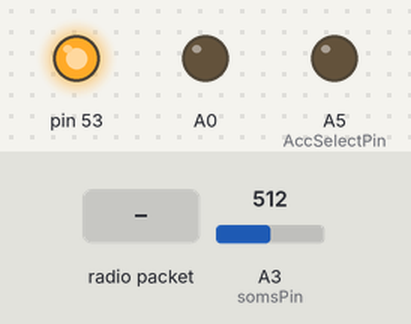
Bench run of a sketch on a simulated Arduino Mega 2560, built with avr-gcc and run on an emulated ATmega2560. Parts: output pins drawn as LEDs (lit = HIGH). The test bench sets the inputs (shaded band); at power-on: A3 (somsPin) = 512. No radio packets arrive unless stated; what the sketch prints to the serial monitor is not drawn.

Above: at 0.1 s.
At 1.4 s:
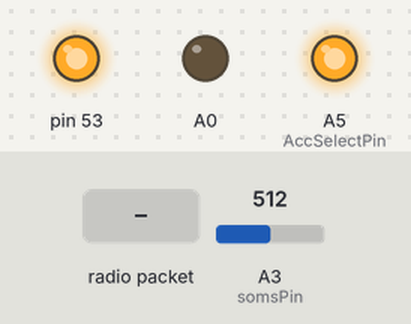
1.5 s: radio packet "ECHO5" arrives
3.0 s: radio packet "1" arrives
At 26.2 s:
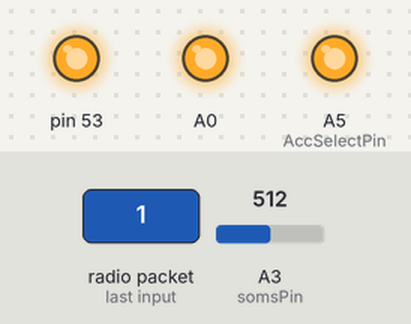
Timing chart, 0 to 27.1 s (numbered marks = the images above; inputs shaded):
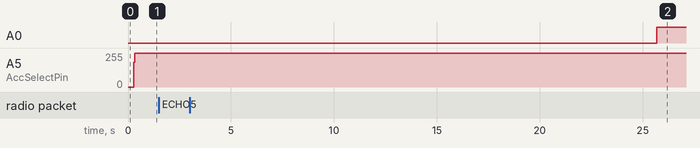

Measured:
- after the input at 1.5 s, every drawn part: stays the same
- after the input at 3.0 s, A0: LOW → HIGH after 22.7 s instead of 23.2 s

The sketch:

feather_logger.ino
```cpp
#include <math.h>
#include <SPI.h>
//#include <avr/dtostrf.h>
#include <RH_RF95.h>
#include <Wire.h>
#include <EEPROM.h>
#include <Adafruit_SleepyDog.h>

#define SENSEID "99"
#define AREA "MGH"
// #define SomsSensor "ECHO5"
// MSL - 19 - 21
// SMR - 22 - 24s
// MUR - 25 - 27
// MGA - 28 - 29
// RDO - 30 - 32
// NIGBU - NGR
// NJT - 33 - 35
// MLY - 36 - 38
// NTE - 39 - 41
// SGD - 42 - 44
// APO - APO
// PCO - 45 - 47
// LTC - 48 - 51
// TCT - 54 - 56 // phase 4
// MDR - 57 - 59
// GEN - 60 - 61  generic codes
// BACMAN - BCM
// LRD -- ulit loop road
// BACMAN - BCM // phase 5
// LRD - 62 - 67  ( 62-63:m0,HS-10 || 64 - 65 32u4,ECHO5 || 66 - 67 32u4, HS-10)

#define SITE "EVM"
#define terminator "$"

#define VBATPIN A9
#define somsPin A3

char line1[60] = AREA; //axl gravity
char line3[80] = AREA; //ina power + soms
uint8_t buf[RH_RF95_MAX_MESSAGE_LEN];

struct scl_data
{
  double ang_x;
  double ang_y;
  double ang_z;
  // double temp;
} struct_scl_data;

struct lgr_data
{
  float vol;
  float cur;
  float soms1;
  float axelTemp;
} struct_lgr_data;

void setup()
{
  Serial.begin(9600);

  // Print logger IDs
  Serial.print(AREA);
  Serial.print("-");
  Serial.print(SITE);
  Serial.print("-");
  Serial.println(SENSEID);

  // Timer control pin
  pinMode(A0, OUTPUT);
  digitalWrite(A0,LOW);

  setupRadio();

  Serial.println("done initializing......\n");

  SPI.begin();

  setupAccel();

  blinkled(1);
  Serial.println("done setup");

}


void loop()
{
  // Watchdog.enable(25000);
  struct scl_data sc = scl_ave_axl();
  struct lgr_data lgr = get_data_lgr();
  // sc = scl_temp_comp(sc);

  // build/parse the line packets
  buildLineAXL(line1, sc);
  buildLineSMS(line3, lgr);

  //transmit data
  // Watchdog.enable(12000);
  sendLine(line1, "ACKAXL");
  // Watchdog.reset();
  // Watchdog.enable(13000);
  sendLine(line3, "ACKSMS");
  Serial.println("#################################");

  // delay(1000);
  digitalWrite(A0, HIGH);
  delay(60000);
  // Watchdog.reset();

}

struct scl_data scl_ave_axl()
{
  int samples = 1;
  double X = 0.0;
  double Y = 0.0;
  double Z = 0.0;
  // double temp = 0.0;

  struct scl_data sc;

  sc.ang_x = get_accx();
  sc.ang_y = get_accy();
  sc.ang_z = get_accz();

  return sc;
}

struct lgr_data get_data_lgr()
{
  struct lgr_data dt;

  dt.vol = get_bat_vol();
  dt.cur = get_cur();
  dt.soms1 = get_soms_VWC(somsPin);
  dt.axelTemp = getTemp();

  return dt;
}

void buildLineAXL(char *line, struct scl_data dt)
{
  char sensorType[4] = "AXL";
  char tmpString[5];
  buildID(line, sensorType);

  assignNull(tmpString);

  dtostrf(dt.ang_x, 5, 4, tmpString);
  strcat(line, tmpString);
  strcat(line, ",");

  dtostrf(dt.ang_y, 5, 4, tmpString);
  strcat(line, tmpString);
  strcat(line, ",");

  dtostrf(dt.ang_z, 5, 4, tmpString);
  strcat(line, tmpString);

  Serial.println(line);
}

void buildLineSMS(char *line, struct lgr_data dt)
{
  char sensorType[4] = "SMS";
  char tmpString[5];
  buildID(line, "SMS");

  assignNull(tmpString);
  // insert "BTV:" - battery voltage here
  strcat(line, "BTV:");
  dtostrf(dt.vol, 5, 4, tmpString);
  strcat(line, tmpString);
  strcat(line, ",");
  // insert "BTA:" - Battery amperage ? Current
  strcat(line, "BTA:");
  dtostrf(dt.cur, 5, 4, tmpString);
  strcat(line, tmpString);
  strcat(line, ",");
  // insert "VWC:"  - volumetric water content
  strcat(line, "VWC:");
  dtostrf(dt.soms1, 5, 4, tmpString);
  strncat(line, tmpString, 5);
  strcat(line, ",");
  // insert "ACT:" - Accel Temperature
  strcat(line, "ACT:");
  dtostrf(dt.axelTemp, 5, 4, tmpString);
  strncat(line, tmpString, 5);
  // strcat(line,",");

  Serial.println(line);
}
```

rf95.ino
```cpp
#define RFM95_CS 8
#define RFM95_RST 4
#define RFM95_INT 7
#define RF95_FREQ 433.0
#define SEND_TIMEOUT_MS 3000
#define SEND_RETRY_LIMIT 3

RH_RF95 rf95(RFM95_CS, RFM95_INT);

//rf95.node = 1;
//rf95.destination = 2;

void setupRadio(){
  resetRadio();

  while (!rf95.init())
  {
    Serial.println("LoRa radio init failed");
    while (1)
      ;
  }

  if (!rf95.setFrequency(RF95_FREQ))
  {
    Serial.println("setFrequency failed");
  }
  Serial.print("Set Freq to: ");
  Serial.println(RF95_FREQ);

  rf95.setTxPower(20, false);

}

void resetRadio()
{
  digitalWrite(RFM95_RST, LOW);
  delay(10);
  digitalWrite(RFM95_RST, HIGH);
  delay(10);
}

void buildID(char *line, char *sensor)
{
  assignNull(line);
  strcpy(line, AREA);

  strcat(line, "-");
  strcat(line, SITE);
  strcat(line, "-");
  strcat(line, sensor);
  strcat(line, SENSEID);
  strcat(line, terminator);
}

void sendLine(char *line, String ackstr){
  uint8_t len = sizeof(buf);
  char received[100];
  int retry = 0;
  int del = 1000;
  int trueLen = 0;
  bool correct_ack = false;
  unsigned long start = millis();

  Serial.println("**************************");
  retry = 0;
  do{
    blinkled(3);
    assignNull(received); //clear buffer received
    trueLen = strlen(line) + 1;

    Serial.print("Sending: ");
    Serial.println(line);

    rf95.send((uint8_t *)line, trueLen); //send data
    delay(10);
    rf95.waitPacketSent();
    // Serial.println(retry);
    Serial.println("Waiting for GATEWAY:AXL reply . . . ");
    // Serial.println(del);
    start = millis();
    do {

      assignNull(buf);
      rf95.waitAvailableTimeout(del);

      if (rf95.recv(buf, &len)){
        int rec_ptr = 0;
        for (rec_ptr = 0; rec_ptr < len; rec_ptr++) {
            received[rec_ptr] = (uint8_t)buf[rec_ptr];
        }
        received[rec_ptr] = (uint8_t)'\0'; //NULL terminate

        if (ackNEW(received, ackstr)) {
            correct_ack = true;
            break;
        }
        Serial.print("\t-->");
        Serial.println((char *)buf);
        // Serial.print("Gateway RSSI: ");
        // Serial.println(rf95.lastRssi(), DEC);
      } else {
        Serial.print(".");
        delay(10);
      }
    } while((millis()-start)<SEND_TIMEOUT_MS);

    if (correct_ack){
      Serial.println("Message sent!");
      break;
    }
    else{

      retry++;
      Serial.print("No reply received.. Retrying(");
      Serial.print(retry);
      Serial.println(")");
      append_retry(line, retry);
      delay(500);
    }
    // Serial.println("++++");
  }while (retry<SEND_RETRY_LIMIT);

  if (!correct_ack)
    Serial.println("Message sending failed.");

  Serial.println("..........................................");
}

bool ackNEW(char *reply, String ackstr)
{
  char searchACK[100];
  assignNull(searchACK);
  String rcvRply = ackstr;
  String newSenseId = String(SENSEID);
  String finalSenseID = rcvRply + newSenseId;
  finalSenseID.toCharArray(searchACK, 100);

  if (strstr(reply, searchACK))
  {
    Serial.print("Received correct ack!");
    return true;
  }
  else
  {
    Serial.println("Incorrent ACK");
    return false;
  }
}


void append_retry(char *line, int retry)
{
  char tmpString[3];
  assignNull(tmpString);
  strcat(line, "+");
}

void assignNull(char *txt)
{
  for (int i = 0; i < strlen(txt); i++)
  {
    txt[i] = '\0';
  }
}

void assignNull2(uint8_t *txt)
{
  for (int i = 0; i < sizeof(txt); i++)
  {
    txt[i] = '\0';
  }
}
```

scl3300.ino
```cpp
const int AccSelectPin = A5;
SPISettings settingSCA(2000000, MSBFIRST, SPI_MODE0);


void setupAccel(){
  pinMode(AccSelectPin, OUTPUT);
}

void who()
{
  uint32_t WHOAMI = 0x40000091;
  SPI.beginTransaction(settingSCA);
  digitalWrite(AccSelectPin, LOW);
  delay(10);
  SPI.transfer(0x40);
  SPI.transfer(0x00);
  SPI.transfer(0x00);
  SPI.transfer(0x91);
  digitalWrite(AccSelectPin, HIGH);
  SPI.endTransaction();
  delay(1);
  SPI.beginTransaction(settingSCA);
  digitalWrite(AccSelectPin, LOW);
  byte a = SPI.transfer(0x00);
  byte b = SPI.transfer(0x00);
  byte c = SPI.transfer(0x00);
  byte d = SPI.transfer(0x00);
  digitalWrite(AccSelectPin, HIGH);
  SPI.endTransaction();
  Serial.print(a, HEX);
  Serial.print(b, HEX);
  Serial.print(c, HEX);
  Serial.println(d, HEX);
}

double getTemp()
{
  SPI.beginTransaction(settingSCA);
  digitalWrite(AccSelectPin, LOW);
  delay(1);
  SPI.transfer(0x14);
  SPI.transfer(0x00);
  SPI.transfer(0x00);
  SPI.transfer(0xEF);
  digitalWrite(AccSelectPin, HIGH);
  SPI.endTransaction();
  delay(1);
  SPI.beginTransaction(settingSCA);
  digitalWrite(AccSelectPin, LOW);
  byte a = SPI.transfer(0x00);
  byte b = SPI.transfer(0x00);
  byte c = SPI.transfer(0x00);
  byte d = SPI.transfer(0x00);
  digitalWrite(AccSelectPin, HIGH);
  SPI.endTransaction();
  int result = ((b << 8) | c);
  double temp = -273.0 + ((result * 1.0) / 18.9);
  return temp;
}

void scl_temp(char *tmpString)
{
  //  140000EF
  SPI.beginTransaction(settingSCA);
  digitalWrite(AccSelectPin, LOW);
  delay(1);
  SPI.transfer(0x14);
  SPI.transfer(0x00);
  SPI.transfer(0x00);
  SPI.transfer(0xEF);
  digitalWrite(AccSelectPin, HIGH);
  SPI.endTransaction();
  delay(1);
  SPI.beginTransaction(settingSCA);
  digitalWrite(AccSelectPin, LOW);
  byte a = SPI.transfer(0x00);
  byte b = SPI.transfer(0x00);
  byte c = SPI.transfer(0x00);
  byte d = SPI.transfer(0x00);
  digitalWrite(AccSelectPin, HIGH);
  SPI.endTransaction();
  int result = ((b << 8) | c);
  float temp = -273.0 + ((result * 1.0) / 18.9);
  dtostrf(temp, 6, 5, tmpString);
}

double get_accx()
{
  SPI.beginTransaction(settingSCA);
  digitalWrite(AccSelectPin, LOW);
  delay(10);
  SPI.transfer(0x04);
  SPI.transfer(0x00);
  SPI.transfer(0x00);
  SPI.transfer(0xF7);
  digitalWrite(AccSelectPin, HIGH);
  SPI.endTransaction();
  delay(1);
  SPI.beginTransaction(settingSCA);
  digitalWrite(AccSelectPin, LOW);
  byte a = SPI.transfer(0x00);
  byte b = SPI.transfer(0x00);
  byte c = SPI.transfer(0x00);
  byte d = SPI.transfer(0x00);
  digitalWrite(AccSelectPin, HIGH);
  SPI.endTransaction();
  int16_t result = ((b << 8) | c);
  double acc = ((result * 1.0) / 6000.0);
  return acc;
}

double get_accy()
{
  SPI.beginTransaction(settingSCA);
  digitalWrite(AccSelectPin, LOW);
  delay(10);
  SPI.transfer(0x08);
  SPI.transfer(0x00);
  SPI.transfer(0x00);
  SPI.transfer(0xFD);
  digitalWrite(AccSelectPin, HIGH);
  SPI.endTransaction();
  delay(1);
  SPI.beginTransaction(settingSCA);
  digitalWrite(AccSelectPin, LOW);
  byte a = SPI.transfer(0x00);
  byte b = SPI.transfer(0x00);
  byte c = SPI.transfer(0x00);
  byte d = SPI.transfer(0x00);
  digitalWrite(AccSelectPin, HIGH);
  SPI.endTransaction();
  int16_t result = ((b << 8) | c);
  double acc = (result * 1.0) / 6000.0;
  return acc;
}

double get_accz()
{
  SPI.beginTransaction(settingSCA);
  digitalWrite(AccSelectPin, LOW);
  delay(10);
  SPI.transfer(0x0C);
  SPI.transfer(0x00);
  SPI.transfer(0x00);
  SPI.transfer(0xFB);
  digitalWrite(AccSelectPin, HIGH);
  SPI.endTransaction();
  delay(1);
  SPI.beginTransaction(settingSCA);
  digitalWrite(AccSelectPin, LOW);
  byte a = SPI.transfer(0x00);
  byte b = SPI.transfer(0x00);
  byte c = SPI.transfer(0x00);
  byte d = SPI.transfer(0x00);
  digitalWrite(AccSelectPin, HIGH);
  SPI.endTransaction();
  int16_t result = ((b << 8) | c);
  double acc = (result * 1.0) / 6000.0;
  return acc;
}
```

soms_logger.ino
```cpp
// hs-10
float get_soms_VWC(int pin)
{
      float somsADC = 0.0;
      float soms_avg_vwc = 0.0;
      float somsVWC = 0.0;
      int samples = 10;

      for (int i = 0; i < 10; i++){
        somsADC = (analogRead(pin) / 1023.0) * 3.30;
        somsVWC = (2.97 * somsADC * somsADC * somsADC) -
                (7.37 * somsADC * somsADC) + (6.69 * somsADC) - 1.92;
        soms_avg_vwc = soms_avg_vwc + somsVWC;
      }
      return (soms_avg_vwc / 10.0);
}


// echo 5 soms
// float get_soms_VWC(int pin) {
//     float somsADC = 0.0;
//     float soms_avg_vwc = 0.0;
//     float somsVWC = 0.0;

//     for (int i=0;i <= 9 ;i++) {
//       somsADC = analogRead(pin);
//       somsVWC = (0.0041*somsADC) - 0.4839;
//       soms_avg_vwc = soms_avg_vwc + somsVWC;
//       delay(10);
//     }

//     soms_avg_vwc = (soms_avg_vwc / 10.0);

//     return soms_avg_vwc;
// }

float get_cur()
{
  return 0.0;
}

float get_bat_vol()
{

  float measuredvbat = analogRead(VBATPIN);
  measuredvbat *= 2;    // we divided by 2, so multiply back
  measuredvbat *= 3.3;  // Multiply by 3.3V, our reference voltage
  measuredvbat /= 1024; // convert to voltage
  Serial.print("VBat: ");
  Serial.println(measuredvbat);

  return measuredvbat;
}
```

utility.ino
```cpp
void blinkled(uint8_t num)
{
  for (int i=0; i<num; i++){
    digitalWrite(LED_BUILTIN, HIGH); // turn the LED on (HIGH is the voltage level)
    delay(100);                      // wait for a second
    digitalWrite(LED_BUILTIN, LOW);  // turn the LED off by making the voltage LOW
    delay(100);                      // wait for a second
  }
}
```
